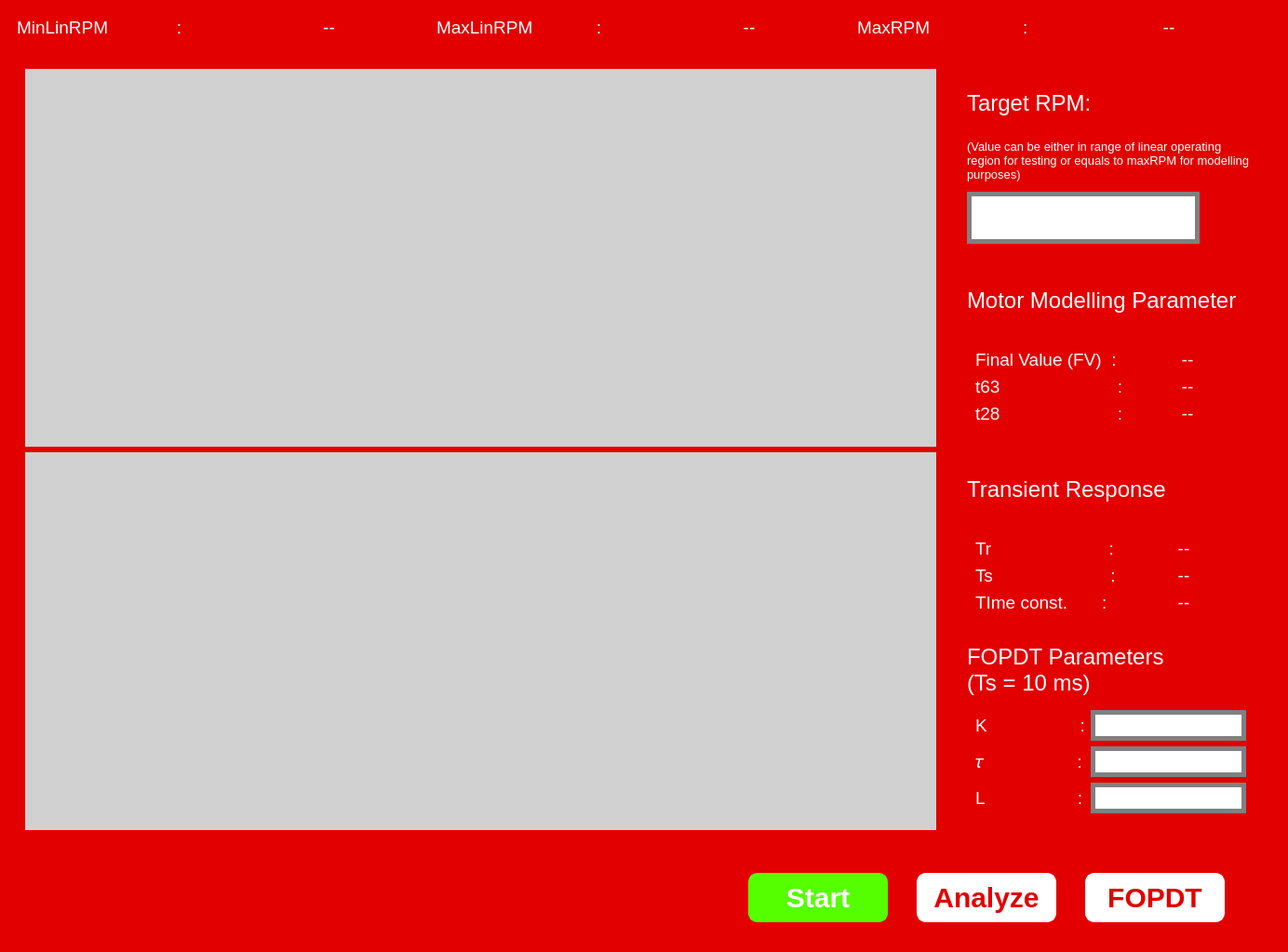
<?xml version="1.0" encoding="UTF-8"?>
<ui version="4.0">
 <class>MainWindow</class>
 <widget class="QMainWindow" name="MainWindow">
  <property name="geometry">
   <rect>
    <x>0</x>
    <y>0</y>
    <width>1384</width>
    <height>1023</height>
   </rect>
  </property>
  <property name="windowTitle">
   <string>MainWindow</string>
  </property>
  <widget class="QWidget" name="centralwidget">
   <property name="styleSheet">
    <string notr="true">QWidget#centralwidget{
	background-color: rgb(226, 0, 0);
}</string>
   </property>
   <layout class="QVBoxLayout" name="verticalLayout">
    <item>
     <widget class="QFrame" name="frame_9">
      <property name="frameShape">
       <enum>QFrame::NoFrame</enum>
      </property>
      <property name="frameShadow">
       <enum>QFrame::Raised</enum>
      </property>
      <layout class="QHBoxLayout" name="horizontalLayout_3">
       <item>
        <widget class="QLabel" name="label_7">
         <property name="styleSheet">
          <string notr="true">font-family: &quot;Iceland&quot;;
font-size: 14pt;
color: rgb(255, 255, 255);</string>
         </property>
         <property name="text">
          <string>MinLinRPM              :</string>
         </property>
        </widget>
       </item>
       <item>
        <widget class="QLabel" name="MinLinRPMDisp">
         <property name="styleSheet">
          <string notr="true">font-family: &quot;Iceland&quot;;
font-size: 14pt;
color: rgb(255, 255, 255);</string>
         </property>
         <property name="text">
          <string>--</string>
         </property>
         <property name="alignment">
          <set>Qt::AlignCenter</set>
         </property>
        </widget>
       </item>
       <item>
        <widget class="QLabel" name="label_10">
         <property name="styleSheet">
          <string notr="true">font-family: &quot;Iceland&quot;;
font-size: 14pt;
color: rgb(255, 255, 255);</string>
         </property>
         <property name="text">
          <string>MaxLinRPM             :</string>
         </property>
        </widget>
       </item>
       <item>
        <widget class="QLabel" name="MaxLinRPMDisp">
         <property name="styleSheet">
          <string notr="true">font-family: &quot;Iceland&quot;;
font-size: 14pt;
color: rgb(255, 255, 255);</string>
         </property>
         <property name="text">
          <string>--</string>
         </property>
         <property name="alignment">
          <set>Qt::AlignCenter</set>
         </property>
        </widget>
       </item>
       <item>
        <widget class="QLabel" name="label_14">
         <property name="styleSheet">
          <string notr="true">font-family: &quot;Iceland&quot;;
font-size: 14pt;
color: rgb(255, 255, 255);</string>
         </property>
         <property name="text">
          <string>MaxRPM                   :</string>
         </property>
        </widget>
       </item>
       <item>
        <widget class="QLabel" name="MaxRPMDisp">
         <property name="styleSheet">
          <string notr="true">font-family: &quot;Iceland&quot;;
font-size: 14pt;
color: rgb(255, 255, 255);</string>
         </property>
         <property name="text">
          <string>--</string>
         </property>
         <property name="alignment">
          <set>Qt::AlignCenter</set>
         </property>
        </widget>
       </item>
      </layout>
     </widget>
    </item>
    <item>
     <widget class="QFrame" name="frame_2">
      <property name="frameShape">
       <enum>QFrame::NoFrame</enum>
      </property>
      <property name="frameShadow">
       <enum>QFrame::Raised</enum>
      </property>
      <layout class="QHBoxLayout" name="horizontalLayout">
       <item>
        <widget class="QFrame" name="frame_12">
         <property name="sizePolicy">
          <sizepolicy hsizetype="Expanding" vsizetype="Expanding">
           <horstretch>0</horstretch>
           <verstretch>0</verstretch>
          </sizepolicy>
         </property>
         <property name="styleSheet">
          <string notr="true"/>
         </property>
         <property name="frameShape">
          <enum>QFrame::NoFrame</enum>
         </property>
         <property name="frameShadow">
          <enum>QFrame::Raised</enum>
         </property>
         <layout class="QVBoxLayout" name="verticalLayout_6">
          <item>
           <widget class="QWidget" name="olcgraph" native="true">
            <property name="styleSheet">
             <string notr="true">QWidget#olcgraph{
	background-color: rgb(209, 209, 209);
}</string>
            </property>
            <layout class="QGridLayout" name="gridLayout_3">
             <item row="0" column="0">
              <spacer name="horizontalSpacer_6">
               <property name="orientation">
                <enum>Qt::Horizontal</enum>
               </property>
               <property name="sizeHint" stdset="0">
                <size>
                 <width>897</width>
                 <height>20</height>
                </size>
               </property>
              </spacer>
             </item>
             <item row="0" column="1">
              <widget class="QPushButton" name="popup">
               <property name="sizePolicy">
                <sizepolicy hsizetype="Fixed" vsizetype="Fixed">
                 <horstretch>0</horstretch>
                 <verstretch>0</verstretch>
                </sizepolicy>
               </property>
               <property name="minimumSize">
                <size>
                 <width>50</width>
                 <height>50</height>
                </size>
               </property>
               <property name="styleSheet">
                <string notr="true">QPushButton {
    border-image: url(:/main/popupicon.png);
    border-radius: 8px;  /* Rounded corners */
}

QPushButton:hover {
    border-image: url(:/main/popupiconclk.png);
	background-color: rgb(255, 255, 0);
    border-radius: 8px;  /* Rounded corners */
}

QPushButton:pressed {
    border-image: url(:/main/popupiconclk.png);
	background-color: none;
    border-radius: 8px;  /* Rounded corners */
}</string>
               </property>
               <property name="text">
                <string/>
               </property>
              </widget>
             </item>
             <item row="1" column="1">
              <spacer name="verticalSpacer_3">
               <property name="orientation">
                <enum>Qt::Vertical</enum>
               </property>
               <property name="sizeHint" stdset="0">
                <size>
                 <width>20</width>
                 <height>249</height>
                </size>
               </property>
              </spacer>
             </item>
            </layout>
           </widget>
          </item>
          <item>
           <widget class="QFrame" name="controlgraph">
            <property name="styleSheet">
             <string notr="true">QWidget#controlgraph{
	background-color: rgb(209, 209, 209);
}</string>
            </property>
            <property name="frameShape">
             <enum>QFrame::NoFrame</enum>
            </property>
            <property name="frameShadow">
             <enum>QFrame::Raised</enum>
            </property>
            <layout class="QGridLayout" name="gridLayout_4">
             <item row="0" column="0">
              <spacer name="horizontalSpacer_4">
               <property name="orientation">
                <enum>Qt::Horizontal</enum>
               </property>
               <property name="sizeHint" stdset="0">
                <size>
                 <width>895</width>
                 <height>20</height>
                </size>
               </property>
              </spacer>
             </item>
             <item row="0" column="1">
              <widget class="QPushButton" name="popup_2">
               <property name="sizePolicy">
                <sizepolicy hsizetype="Fixed" vsizetype="Fixed">
                 <horstretch>0</horstretch>
                 <verstretch>0</verstretch>
                </sizepolicy>
               </property>
               <property name="minimumSize">
                <size>
                 <width>50</width>
                 <height>50</height>
                </size>
               </property>
               <property name="styleSheet">
                <string notr="true">QPushButton {
    border-image: url(:/main/popupicon.png);
    border-radius: 8px;  /* Rounded corners */
}

QPushButton:hover {
    border-image: url(:/main/popupiconclk.png);
	background-color: rgb(255, 255, 0);
    border-radius: 8px;  /* Rounded corners */
}

QPushButton:pressed {
    border-image: url(:/main/popupiconclk.png);
	background-color: none;
    border-radius: 8px;  /* Rounded corners */
}</string>
               </property>
               <property name="text">
                <string/>
               </property>
              </widget>
             </item>
             <item row="1" column="1">
              <spacer name="verticalSpacer_2">
               <property name="orientation">
                <enum>Qt::Vertical</enum>
               </property>
               <property name="sizeHint" stdset="0">
                <size>
                 <width>20</width>
                 <height>248</height>
                </size>
               </property>
              </spacer>
             </item>
            </layout>
           </widget>
          </item>
         </layout>
        </widget>
       </item>
       <item>
        <widget class="QFrame" name="frame_3">
         <property name="frameShape">
          <enum>QFrame::NoFrame</enum>
         </property>
         <property name="frameShadow">
          <enum>QFrame::Raised</enum>
         </property>
         <layout class="QVBoxLayout" name="verticalLayout_2">
          <item>
           <widget class="QFrame" name="frame">
            <property name="frameShape">
             <enum>QFrame::NoFrame</enum>
            </property>
            <property name="frameShadow">
             <enum>QFrame::Raised</enum>
            </property>
            <layout class="QVBoxLayout" name="verticalLayout_5">
             <item>
              <widget class="QLabel" name="label_5">
               <property name="styleSheet">
                <string notr="true">font-family: &quot;Iceland&quot;;
font-size: 18pt;
color: rgb(255, 255, 255);</string>
               </property>
               <property name="text">
                <string>Target RPM:</string>
               </property>
              </widget>
             </item>
             <item>
              <widget class="QLabel" name="label_6">
               <property name="styleSheet">
                <string notr="true">font-family: &quot;Iceland&quot;;
font-size: 10pt;
color: rgb(255, 255, 255);</string>
               </property>
               <property name="text">
                <string>(Value can be either in range of linear operating region for testing or equals to maxRPM for modelling purposes)</string>
               </property>
               <property name="wordWrap">
                <bool>true</bool>
               </property>
              </widget>
             </item>
             <item>
              <widget class="QLineEdit" name="targetRPM">
               <property name="sizePolicy">
                <sizepolicy hsizetype="Fixed" vsizetype="Preferred">
                 <horstretch>0</horstretch>
                 <verstretch>0</verstretch>
                </sizepolicy>
               </property>
               <property name="minimumSize">
                <size>
                 <width>250</width>
                 <height>0</height>
                </size>
               </property>
               <property name="styleSheet">
                <string notr="true">QLineEdit{
	background-color: rgb(255, 255, 255);
	font-size: 18px;
	border: 5px solid gray;
}</string>
               </property>
               <property name="alignment">
                <set>Qt::AlignRight|Qt::AlignTrailing|Qt::AlignVCenter</set>
               </property>
              </widget>
             </item>
            </layout>
           </widget>
          </item>
          <item>
           <widget class="QFrame" name="frame_5">
            <property name="frameShape">
             <enum>QFrame::NoFrame</enum>
            </property>
            <property name="frameShadow">
             <enum>QFrame::Raised</enum>
            </property>
            <layout class="QVBoxLayout" name="verticalLayout_3">
             <item>
              <widget class="QLabel" name="label">
               <property name="styleSheet">
                <string notr="true">font-family: &quot;Iceland&quot;;
font-size: 18pt;
color: rgb(255, 255, 255);</string>
               </property>
               <property name="text">
                <string>Motor Modelling Parameter</string>
               </property>
               <property name="wordWrap">
                <bool>true</bool>
               </property>
              </widget>
             </item>
             <item>
              <widget class="QFrame" name="frame_7">
               <property name="frameShape">
                <enum>QFrame::NoFrame</enum>
               </property>
               <property name="frameShadow">
                <enum>QFrame::Raised</enum>
               </property>
               <layout class="QGridLayout" name="gridLayout">
                <item row="1" column="0">
                 <widget class="QLabel" name="label_3">
                  <property name="sizePolicy">
                   <sizepolicy hsizetype="Preferred" vsizetype="Preferred">
                    <horstretch>0</horstretch>
                    <verstretch>0</verstretch>
                   </sizepolicy>
                  </property>
                  <property name="styleSheet">
                   <string notr="true">font-family: &quot;Iceland&quot;;
font-size: 14pt;
color: rgb(255, 255, 255);</string>
                  </property>
                  <property name="text">
                   <string>t63                        :</string>
                  </property>
                 </widget>
                </item>
                <item row="0" column="1">
                 <widget class="QLabel" name="fv">
                  <property name="styleSheet">
                   <string notr="true">font-family: &quot;Iceland&quot;;
font-size: 14pt;
color: rgb(255, 255, 255);</string>
                  </property>
                  <property name="text">
                   <string>--</string>
                  </property>
                  <property name="alignment">
                   <set>Qt::AlignCenter</set>
                  </property>
                 </widget>
                </item>
                <item row="0" column="0">
                 <widget class="QLabel" name="label_2">
                  <property name="sizePolicy">
                   <sizepolicy hsizetype="Preferred" vsizetype="Preferred">
                    <horstretch>0</horstretch>
                    <verstretch>0</verstretch>
                   </sizepolicy>
                  </property>
                  <property name="styleSheet">
                   <string notr="true">font-family: &quot;Iceland&quot;;
font-size: 14pt;
color: rgb(255, 255, 255);</string>
                  </property>
                  <property name="text">
                   <string>Final Value (FV)  :</string>
                  </property>
                 </widget>
                </item>
                <item row="1" column="1">
                 <widget class="QLabel" name="t63">
                  <property name="styleSheet">
                   <string notr="true">font-family: &quot;Iceland&quot;;
font-size: 14pt;
color: rgb(255, 255, 255);</string>
                  </property>
                  <property name="text">
                   <string>--</string>
                  </property>
                  <property name="alignment">
                   <set>Qt::AlignCenter</set>
                  </property>
                 </widget>
                </item>
                <item row="2" column="1">
                 <widget class="QLabel" name="t28">
                  <property name="styleSheet">
                   <string notr="true">font-family: &quot;Iceland&quot;;
font-size: 14pt;
color: rgb(255, 255, 255);</string>
                  </property>
                  <property name="text">
                   <string>--</string>
                  </property>
                  <property name="alignment">
                   <set>Qt::AlignCenter</set>
                  </property>
                 </widget>
                </item>
                <item row="2" column="0">
                 <widget class="QLabel" name="label_4">
                  <property name="styleSheet">
                   <string notr="true">font-family: &quot;Iceland&quot;;
font-size: 14pt;
color: rgb(255, 255, 255);</string>
                  </property>
                  <property name="text">
                   <string>t28                        :</string>
                  </property>
                 </widget>
                </item>
               </layout>
              </widget>
             </item>
            </layout>
           </widget>
          </item>
          <item>
           <widget class="QFrame" name="frame_6">
            <property name="frameShape">
             <enum>QFrame::NoFrame</enum>
            </property>
            <property name="frameShadow">
             <enum>QFrame::Raised</enum>
            </property>
            <layout class="QVBoxLayout" name="verticalLayout_4">
             <item>
              <widget class="QLabel" name="label_8">
               <property name="styleSheet">
                <string notr="true">font-family: &quot;Iceland&quot;;
font-size: 18pt;
color: rgb(255, 255, 255);</string>
               </property>
               <property name="text">
                <string>Transient Response</string>
               </property>
               <property name="wordWrap">
                <bool>true</bool>
               </property>
              </widget>
             </item>
             <item>
              <widget class="QFrame" name="frame_8">
               <property name="frameShape">
                <enum>QFrame::NoFrame</enum>
               </property>
               <property name="frameShadow">
                <enum>QFrame::Raised</enum>
               </property>
               <layout class="QGridLayout" name="gridLayout_2">
                <item row="0" column="1">
                 <widget class="QLabel" name="Tr">
                  <property name="styleSheet">
                   <string notr="true">font-family: &quot;Iceland&quot;;
font-size: 14pt;
color: rgb(255, 255, 255);</string>
                  </property>
                  <property name="text">
                   <string>--</string>
                  </property>
                  <property name="alignment">
                   <set>Qt::AlignCenter</set>
                  </property>
                 </widget>
                </item>
                <item row="0" column="0">
                 <widget class="QLabel" name="label_13">
                  <property name="styleSheet">
                   <string notr="true">font-family: &quot;Iceland&quot;;
font-size: 14pt;
color: rgb(255, 255, 255);</string>
                  </property>
                  <property name="text">
                   <string>Tr                        :</string>
                  </property>
                 </widget>
                </item>
                <item row="1" column="0">
                 <widget class="QLabel" name="label_9">
                  <property name="styleSheet">
                   <string notr="true">font-family: &quot;Iceland&quot;;
font-size: 14pt;
color: rgb(255, 255, 255);</string>
                  </property>
                  <property name="text">
                   <string>Ts                        :</string>
                  </property>
                 </widget>
                </item>
                <item row="1" column="1">
                 <widget class="QLabel" name="Ts">
                  <property name="styleSheet">
                   <string notr="true">font-family: &quot;Iceland&quot;;
font-size: 14pt;
color: rgb(255, 255, 255);</string>
                  </property>
                  <property name="text">
                   <string>--</string>
                  </property>
                  <property name="alignment">
                   <set>Qt::AlignCenter</set>
                  </property>
                 </widget>
                </item>
                <item row="2" column="1">
                 <widget class="QLabel" name="tau">
                  <property name="styleSheet">
                   <string notr="true">font-family: &quot;Iceland&quot;;
font-size: 14pt;
color: rgb(255, 255, 255);</string>
                  </property>
                  <property name="text">
                   <string>--</string>
                  </property>
                  <property name="alignment">
                   <set>Qt::AlignCenter</set>
                  </property>
                 </widget>
                </item>
                <item row="2" column="0">
                 <widget class="QLabel" name="label_15">
                  <property name="styleSheet">
                   <string notr="true">font-family: &quot;Iceland&quot;;
font-size: 14pt;
color: rgb(255, 255, 255);</string>
                  </property>
                  <property name="text">
                   <string>TIme const.       :</string>
                  </property>
                 </widget>
                </item>
               </layout>
              </widget>
             </item>
            </layout>
           </widget>
          </item>
          <item>
           <widget class="QFrame" name="frame_10">
            <property name="frameShape">
             <enum>QFrame::NoFrame</enum>
            </property>
            <property name="frameShadow">
             <enum>QFrame::Raised</enum>
            </property>
            <layout class="QVBoxLayout" name="verticalLayout_7">
             <item>
              <widget class="QLabel" name="label_18">
               <property name="styleSheet">
                <string notr="true">font-family: &quot;Iceland&quot;;
font-size: 18pt;
color: rgb(255, 255, 255);</string>
               </property>
               <property name="text">
                <string>FOPDT Parameters
(Ts = 10 ms)</string>
               </property>
               <property name="wordWrap">
                <bool>true</bool>
               </property>
              </widget>
             </item>
             <item>
              <widget class="QFrame" name="frame_11">
               <property name="frameShape">
                <enum>QFrame::NoFrame</enum>
               </property>
               <property name="frameShadow">
                <enum>QFrame::Raised</enum>
               </property>
               <layout class="QGridLayout" name="gridLayout_5">
                <item row="3" column="0">
                 <widget class="QLabel" name="label_20">
                  <property name="styleSheet">
                   <string notr="true">font-family: &quot;Iceland&quot;;
font-size: 14pt;
color: rgb(255, 255, 255);</string>
                  </property>
                  <property name="text">
                   <string>𝜏                   :</string>
                  </property>
                 </widget>
                </item>
                <item row="3" column="1">
                 <widget class="QLineEdit" name="tau_fopdt">
                  <property name="sizePolicy">
                   <sizepolicy hsizetype="Fixed" vsizetype="Fixed">
                    <horstretch>0</horstretch>
                    <verstretch>0</verstretch>
                   </sizepolicy>
                  </property>
                  <property name="styleSheet">
                   <string notr="true">QLineEdit{
	background-color: rgb(255, 255, 255);
	font-size: 18px;
	border: 5px solid gray;
}</string>
                  </property>
                  <property name="alignment">
                   <set>Qt::AlignRight|Qt::AlignTrailing|Qt::AlignVCenter</set>
                  </property>
                 </widget>
                </item>
                <item row="0" column="1">
                 <widget class="QLineEdit" name="k_fopdt">
                  <property name="sizePolicy">
                   <sizepolicy hsizetype="Fixed" vsizetype="Fixed">
                    <horstretch>0</horstretch>
                    <verstretch>0</verstretch>
                   </sizepolicy>
                  </property>
                  <property name="styleSheet">
                   <string notr="true">QLineEdit{
	background-color: rgb(255, 255, 255);
	font-size: 18px;
	border: 5px solid gray;
}</string>
                  </property>
                  <property name="alignment">
                   <set>Qt::AlignRight|Qt::AlignTrailing|Qt::AlignVCenter</set>
                  </property>
                 </widget>
                </item>
                <item row="0" column="0">
                 <widget class="QLabel" name="label_19">
                  <property name="styleSheet">
                   <string notr="true">font-family: &quot;Iceland&quot;;
font-size: 14pt;
color: rgb(255, 255, 255);</string>
                  </property>
                  <property name="text">
                   <string>K                   :</string>
                  </property>
                 </widget>
                </item>
                <item row="4" column="0">
                 <widget class="QLabel" name="label_11">
                  <property name="styleSheet">
                   <string notr="true">font-family: &quot;Iceland&quot;;
font-size: 14pt;
color: rgb(255, 255, 255);</string>
                  </property>
                  <property name="text">
                   <string>L                   :</string>
                  </property>
                 </widget>
                </item>
                <item row="4" column="1">
                 <widget class="QLineEdit" name="l_fopdt">
                  <property name="sizePolicy">
                   <sizepolicy hsizetype="Fixed" vsizetype="Fixed">
                    <horstretch>0</horstretch>
                    <verstretch>0</verstretch>
                   </sizepolicy>
                  </property>
                  <property name="styleSheet">
                   <string notr="true">QLineEdit{
	background-color: rgb(255, 255, 255);
	font-size: 18px;
	border: 5px solid gray;
}</string>
                  </property>
                  <property name="alignment">
                   <set>Qt::AlignRight|Qt::AlignTrailing|Qt::AlignVCenter</set>
                  </property>
                 </widget>
                </item>
               </layout>
              </widget>
             </item>
            </layout>
           </widget>
          </item>
         </layout>
        </widget>
       </item>
      </layout>
     </widget>
    </item>
    <item>
     <widget class="QFrame" name="frame_4">
      <property name="frameShape">
       <enum>QFrame::NoFrame</enum>
      </property>
      <property name="frameShadow">
       <enum>QFrame::Raised</enum>
      </property>
      <layout class="QHBoxLayout" name="horizontalLayout_2">
       <item>
        <spacer name="horizontalSpacer">
         <property name="orientation">
          <enum>Qt::Horizontal</enum>
         </property>
         <property name="sizeHint" stdset="0">
          <size>
           <width>593</width>
           <height>20</height>
          </size>
         </property>
        </spacer>
       </item>
       <item>
        <spacer name="verticalSpacer">
         <property name="orientation">
          <enum>Qt::Vertical</enum>
         </property>
         <property name="sizeType">
          <enum>QSizePolicy::Fixed</enum>
         </property>
         <property name="sizeHint" stdset="0">
          <size>
           <width>20</width>
           <height>80</height>
          </size>
         </property>
        </spacer>
       </item>
       <item>
        <widget class="QPushButton" name="start">
         <property name="minimumSize">
          <size>
           <width>150</width>
           <height>0</height>
          </size>
         </property>
         <property name="styleSheet">
          <string notr="true">QPushButton {
    background-color: rgb(85, 255, 0);   /* bright green */
    border: 2px solid rgb(85, 255, 0);
    border-radius: 10px;
    color: rgb(255, 255, 255);           /* white text */
    font-size: 30px;
    padding: 7px;
    font-family: &quot;SF Pro Display&quot;;
    font-weight: bold;
    font-style: normal;
}

/* Hover effect: yellow */
QPushButton:hover {
    border-color: rgb(255, 230, 50);
}

/* Pressed effect: darker shade */
QPushButton:pressed {
    background-color: rgb(50, 150, 0); /* darker green */
    border-color: rgb(50, 150, 0);
    color: rgb(255, 255, 255); /* keep white text */
}
</string>
         </property>
         <property name="text">
          <string>Start</string>
         </property>
        </widget>
       </item>
       <item>
        <spacer name="horizontalSpacer_2">
         <property name="orientation">
          <enum>Qt::Horizontal</enum>
         </property>
         <property name="sizeType">
          <enum>QSizePolicy::Fixed</enum>
         </property>
         <property name="sizeHint" stdset="0">
          <size>
           <width>25</width>
           <height>20</height>
          </size>
         </property>
        </spacer>
       </item>
       <item>
        <widget class="QPushButton" name="analyze">
         <property name="minimumSize">
          <size>
           <width>150</width>
           <height>0</height>
          </size>
         </property>
         <property name="styleSheet">
          <string notr="true">QPushButton {
    background-color: rgb(255, 255, 255);   /* bright green */
    border: 2px solid rgb(255, 255, 255);
    border-radius: 10px;
    color: rgb(226, 0, 0);           /* white text */
    font-size: 30px;
    padding: 7px;
    font-family: &quot;SF Pro Display&quot;;
    font-weight: bold;
    font-style: normal;
}

/* Hover effect: yellow */
QPushButton:hover {
    border-color: rgb(255, 230, 50);
}

/* Pressed effect: darker shade */
QPushButton:pressed {
    background-color: rgb(50, 150, 0); /* darker green */
    border-color: rgb(50, 150, 0);
    color: rgb(255, 255, 255); /* keep white text */
}
</string>
         </property>
         <property name="text">
          <string>Analyze</string>
         </property>
        </widget>
       </item>
       <item>
        <spacer name="horizontalSpacer_5">
         <property name="orientation">
          <enum>Qt::Horizontal</enum>
         </property>
         <property name="sizeType">
          <enum>QSizePolicy::Fixed</enum>
         </property>
         <property name="sizeHint" stdset="0">
          <size>
           <width>25</width>
           <height>20</height>
          </size>
         </property>
        </spacer>
       </item>
       <item>
        <widget class="QPushButton" name="fopdt">
         <property name="minimumSize">
          <size>
           <width>150</width>
           <height>0</height>
          </size>
         </property>
         <property name="styleSheet">
          <string notr="true">QPushButton {
    background-color: rgb(255, 255, 255);   /* bright green */
    border: 2px solid rgb(255, 255, 255);
    border-radius: 10px;
    color: rgb(226, 0, 0);           /* white text */
    font-size: 30px;
    padding: 7px;
    font-family: &quot;SF Pro Display&quot;;
    font-weight: bold;
    font-style: normal;
}

/* Hover effect: yellow */
QPushButton:hover {
    border-color: rgb(255, 230, 50);
}

/* Pressed effect: darker shade */
QPushButton:pressed {
    background-color: rgb(50, 150, 0); /* darker green */
    border-color: rgb(50, 150, 0);
    color: rgb(255, 255, 255); /* keep white text */
}
</string>
         </property>
         <property name="text">
          <string>FOPDT</string>
         </property>
        </widget>
       </item>
       <item>
        <spacer name="horizontalSpacer_3">
         <property name="orientation">
          <enum>Qt::Horizontal</enum>
         </property>
         <property name="sizeType">
          <enum>QSizePolicy::Fixed</enum>
         </property>
         <property name="sizeHint" stdset="0">
          <size>
           <width>50</width>
           <height>20</height>
          </size>
         </property>
        </spacer>
       </item>
      </layout>
     </widget>
    </item>
   </layout>
  </widget>
 </widget>
 <resources>
  <include location="../asset/resources.qrc"/>
 </resources>
 <connections/>
</ui>
